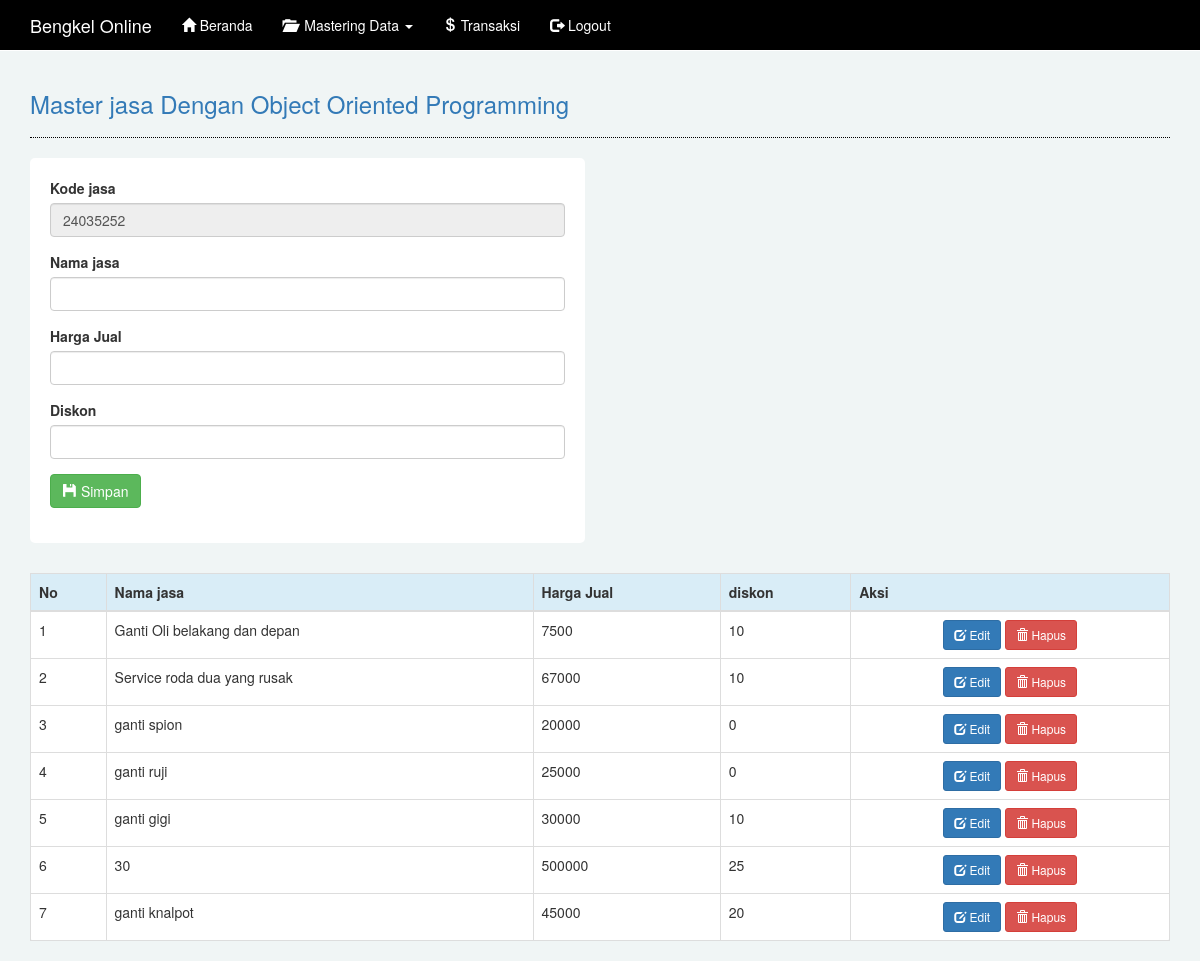
Screenshot of /index.php?lihat=jasa/index (signed in) with the database file from the repository.
### tables this page shows
CREATE TABLE `jasaservice` (
  `kd_jasa` varchar(15) NOT NULL,
  `nama_jasa` varchar(100) NOT NULL,
  `harga` int(10) NOT NULL,
  `diskon` int(3) NOT NULL
);

### panggil/Transaksi/koneksi.php (called while the page is built, shortened)
<?php
	class db_connect{
		public $host 	= db_host;
		public $user 	= db_user;
		public $pass 	= db_pass;
		public $dbname 	= db_name;
		public function connect(){
			$this->conn = new mysqli($this->host, $this->user, $this->pass, $this->dbname);
		}
	}
?>

### panggil/jasa/class.php (called while the page is built, shortened)
	<?php
	require 'koneksi.php';
	class db_class extends db_connect{
		public function read(){
			$stmt = $this->conn->prepare("select * from jasaservice") or die($this->conn->error);
			if($stmt->execute()){
				$result = $stmt->get_result();
				return $result;
			}
		}
 	}
?>

### panggil/jasa/index.php (the view, shortened to what this page needs)
<!DOCTYPE html>
<html>
<head>
</head>
<body>
</body>
</html>
<?php
require 'class.php';
$conn = new db_class();
$read = $conn->read();
$link 	= "index.php?lihat=jasa/";
?>
<div class = "row">
	<div class = "col-lg-12">
		<h3 class = "text-primary">Master jasa Dengan Object Oriented Programming</h3>
		<hr style = "border-top:1px dotted #000;"/>
		<div class = "row">
			<div class = "col-lg-6">
				<form method ="POST"action = "panggil/jasa/tambah.php">
					<div class="form-group">
						<label>Kode jasa</label>
						<input type ="text" id="nominal" name = "kode" value="<?php echo date('dhis'); ?>" class="form-control" readonly>
					</div>
					<div class="form-group">
						<label>Nama jasa</label>
						<input type ="text" id="nominal" name = "nama" class="form-control" autofocus required>
					</div>
					<div class="form-group">
						<label>Harga Jual</label>
						<input type ="number" name = "hargaJual" class="form-control" required min="5000">
					</div>
					<div class="form-group">
						<label>Diskon</label>
						<input type ="number" name = "diskon" class="form-control" required min="0">
					</div>
					<div class = "form-group">
						<button name = "save" class = "btn btn-success">
							<span class = "glyphicon glyphicon-floppy-disk"></span>
							Simpan
						</button>
					</div>
				</form>
			</div>
			<div class = "col-lg-3"></div>
		</div>
		<br>
		<table class="table table-hover table-bordered" style="margin-top: 10px">
			<tr class="info">
				<th>No</th>
				<th>Nama jasa</th>
				<th>Harga Jual</th>
				<th>diskon</th>
				<th>Aksi</th>
			</tr>
			<tbody>
				<?php
				$no=1;
				while($tampil = $read->fetch_array()){
					?>
					<tr>
						<td><?php echo $no++; ?></td>
						<td><?php echo $tampil['nama_jasa']?></td>
						<td><?php echo $tampil['harga']?></td>
						<td><?php echo $tampil['diskon']?></td>
						<td style="text-align: center;">
							<a href="<?= $link.'edit&kd_jasa='.$tampil['kd_jasa'] ?>" class="btn btn-primary btn-sm">
								<span class = "glyphicon glyphicon-edit"></span> Edit
							</a>
							<a onclick="return confirm('Apakah yakin data akan di hapus?')" href="	<?= $link.'hapus&kd_jasa='.$tampil['kd_jasa'] ?>" class="btn btn-danger btn-sm">
								<span class = "glyphicon glyphicon-trash"></span> Hapus
							</a>
						</td>
					</tr>
					<?php
				}
				?>
			</tbody>
		</table>
	</div>
</div>

### index.php (shortened to what this page needs)
<!DOCTYPE html>
<html>
<head>
  <link href="bootstrap/css/bootstrap.css" rel="stylesheet">
</head>
<body>
  <nav class="navbar navbar-default navbar-static-top">
    <div class="container">
      <div class="navbar-header">
       <a class="navbar-brand" href="index.php">Bengkel Online</a>
     </div>
     <div id="navbar" class="navbar-collapse collapse">
      <ul class="nav navbar-nav">
        <li>
          <a href="index.php">
            <span class="glyphicon glyphicon-home"></span> Beranda
          </a>
        </li>
        <li class="dropdown">
          <a href="#" class="dropdown-toggle" data-toggle="dropdown">
            <span class="glyphicon glyphicon-folder-open"></span> &nbsp;Mastering Data
            <b class="caret"></b>
          </a>
           </li>
           <li>
            <a href="index.php?lihat=Transaksi/index">
              <span class="glyphicon glyphicon-usd"></span> Transaksi
            </a>
          </li>
          <li class="right">
            <a href="logout.php">
              <span class=" glyphicon glyphicon-log-out"></span> Logout
            </a>
          </li>
        </ul>
      </div>
    </div>
  </nav>
  <div class="container">
    <?php
    if(!empty($_GET['lihat'])){
      include('panggil/'.$_GET['lihat'].'.php');
    }
    else{
      include 'beranda.php';
    }
    ?>
  </div>
</body>
</html>

### index.php (style rules this page uses)
body { background-color: #f0f5f5; }

### panggil/jasa/index.php (style rules this page uses)
body { background-color: #f0f5f5; }
form, table { background-color: white; padding:20px; border-radius: 5px; }

### rows the page displays
jasaservice: nama_jasa "Ganti Oli belakang dan depan", harga "7500", diskon "10"
jasaservice: nama_jasa "Service roda dua yang rusak", harga "67000", diskon "10"
jasaservice: nama_jasa "ganti spion", harga "20000", diskon "0"
jasaservice: nama_jasa "ganti ruji", harga "25000", diskon "0"
jasaservice: nama_jasa "ganti gigi", harga "30000", diskon "10"
jasaservice: nama_jasa "30", harga "500000", diskon "25"
jasaservice: nama_jasa "ganti knalpot", harga "45000", diskon "20"
